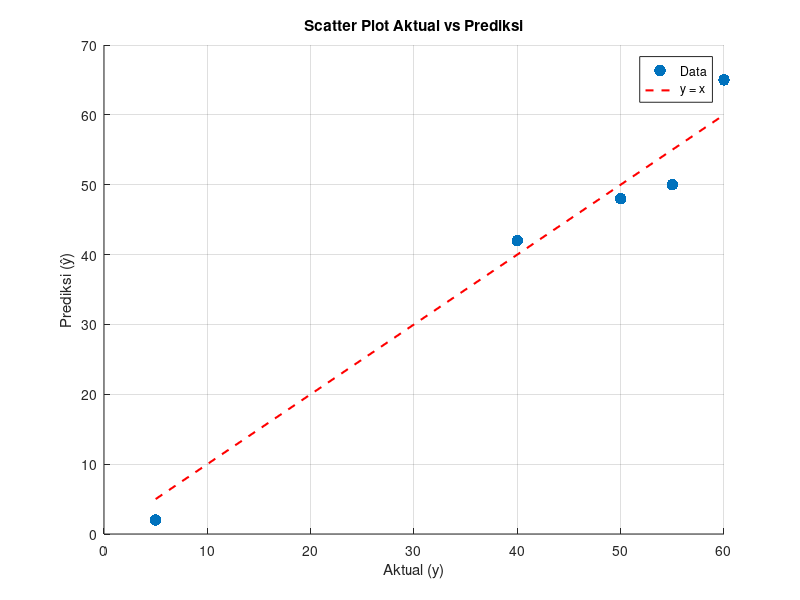
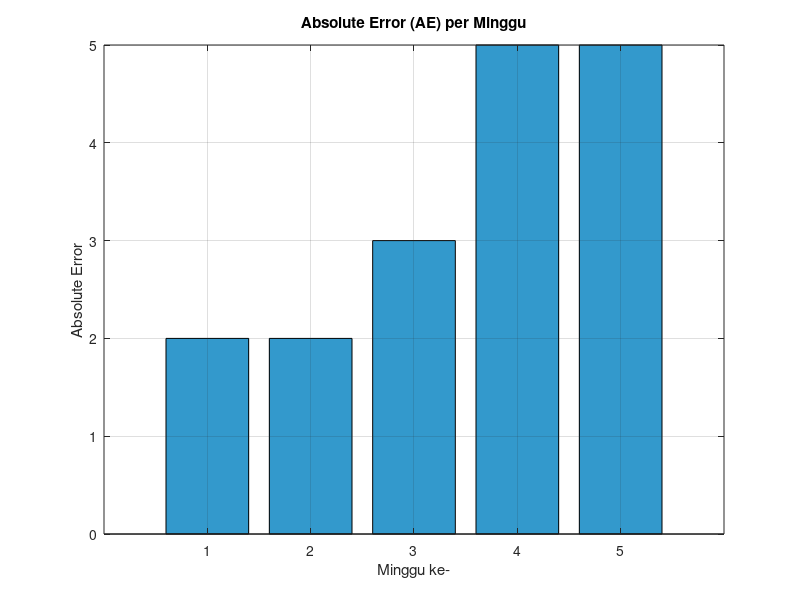

The MATLAB script that drew these images, in order:
clc; clear; close all;

% Data
y = [50, 40, 5, 60, 55];
y_hat = [48, 42, 2, 65, 50];

% Hitung error dasar
e = y_hat - y;
ae = abs(e);
se = e.^2;

% 1. Mean Error (ME)
ME = mean(e);

% 2. Mean Absolute Error (MAE)
MAE = mean(ae);

% 3. Mean Squared Error (MSE)
MSE = mean(se);

% 4. Root Mean Squared Error (RMSE)
RMSE = sqrt(MSE);

% 5. Mean Absolute Percentage Error (MAPE)
MAPE = mean(ae ./ y) * 100;

% 6. R-squared (R²)
SS_res = sum((y - y_hat).^2);
SS_tot = sum((y - mean(y)).^2);
R2 = 1 - (SS_res / SS_tot);

% 7. Korelasi (r)
r = corr(y', y_hat');

% Tampilkan hasil
fprintf('=== METRIK PREDIKSI ===\n');
fprintf('1. ME   = %.2f\n', ME);
fprintf('2. MAE  = %.2f\n', MAE);
fprintf('3. MSE  = %.2f\n', MSE);
fprintf('4. RMSE = %.2f\n', RMSE);
fprintf('5. MAPE = %.2f%%\n', MAPE);
fprintf('6. R²   = %.4f\n', R2);
fprintf('7. r    = %.4f\n', r);

% ====== Plot 1: Scatter y vs y_hat ======
figure(1);
scatter(y, y_hat, 70, 'filled'); hold on;
plot([min(y), max(y)], [min(y), max(y)], 'r--', 'LineWidth', 1.5); % garis y=x
xlabel('Aktual (y)');
ylabel('Prediksi (ŷ)');
title('Scatter Plot Aktual vs Prediksi');
legend('Data', 'y = x');
grid on;

% ====== Plot 2: Absolute Error per Minggu ======
figure(2);
bar(ae, 'facecolor', [0.2 0.6 0.8]);
xlabel('Minggu ke-');
ylabel('Absolute Error');
title('Absolute Error (AE) per Minggu');
grid on;

